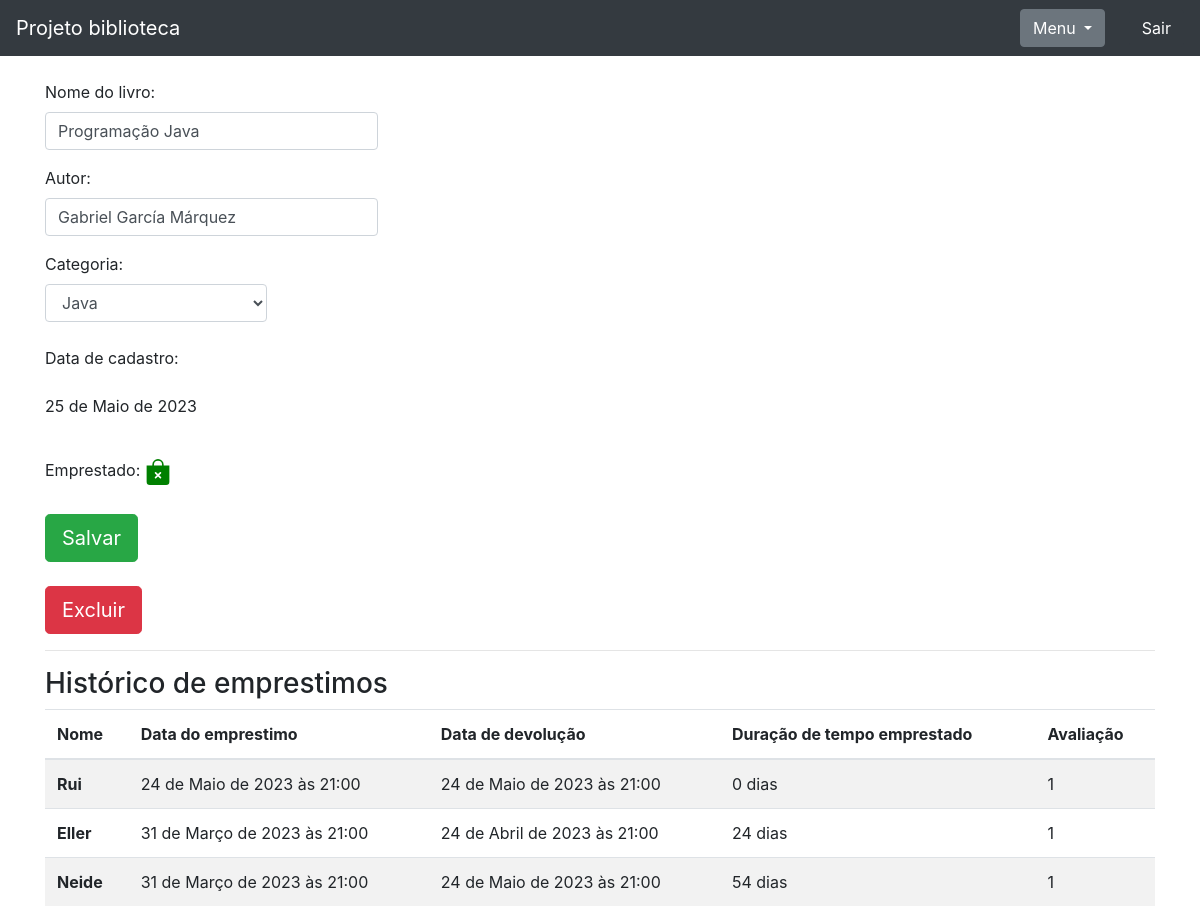
Screenshot of /livro/acessar_livro/3 (signed in) with the database file from the repository.
### livro/models.py (models this page shows, shortened)
class Livros(models.Model):
    img = models.ImageField(upload_to='capa_livro', null=True, blank=True)
    nome = models.CharField(max_length=45)
    autor = models.CharField(max_length=30)
    co_autor = models.CharField(max_length=30, blank =True)
    data_cadastro = models.DateField(default = date.today)
    emprestado = models.BooleanField(default=False)
    categoria = models.ForeignKey(Categoria, on_delete=models.DO_NOTHING)
    usuario = models.ForeignKey(Usuario, on_delete=models.DO_NOTHING)

class Emprestimo(models.Model):
    choices = [
        ('P', 'Péssimo'),
        ('R', 'Ruim'),
        ('B', 'Bom'),
        ('O', 'Ótimo'),
    ]
    nome_cadastrado = models.ForeignKey(Usuario, on_delete=models.DO_NOTHING, blank = True, null = True)
    nome_sem_cadastro = models.CharField(max_length=30, blank = True, null = True)
    data_emprestimo = models.DateTimeField(default=datetime.datetime.now())
    data_devolucao = models.DateTimeField(blank = True, null = True)
    livro = models.ForeignKey(Livros, on_delete=models.DO_NOTHING)
    avaliacao = models.CharField(max_length=1, choices=choices, null=True, blank=True)

### usuarios/models.py (models this page shows)
class Usuario(models.Model):
    nome = models.CharField(max_length=30)
    email = models.EmailField()
    senha = models.CharField(max_length=64)
    def __str__(self):
        return self.nome

### livro/views.py (the view)
# urls.py: path('acessar_livro/<int:id>', views.acessar_livro, name='acessar_livro'),
def acessar_livro(request, id):
    if request.session.get('usuario'):
        status_categoria = request.GET.get('cadastro_categoria')
        status_livro = request.GET.get('cadastro_livro')
        livro = Livros.objects.get(id=id)
        if request.session.get('usuario') == livro.usuario.id:
            categoria_livro = Categoria.objects.filter(usuario_id=request.session.get('usuario'))
            emprestimos = Emprestimo.objects.filter(livro = livro)
            form = CadastroLivro()
            form.fields['usuario'].initial = request.session['usuario']
            usuario = Usuario.objects.get(id = request.session['usuario'])
            form.fields['categoria'].queryset = Categoria.objects.filter(usuario = usuario)
            form_categoria = CategoriaLivro()
            usuarios = Usuario.objects.all()
            livros_emprestar = Livros.objects.filter(usuario=usuario).filter(emprestado = False)
            livros_emprestados = Livros.objects.filter(usuario=usuario).filter(emprestado = True)
            return render(request, 'acessar_livro.html', {'livro':livro,
                                                          'categoria_livro': categoria_livro,
                                                          'emprestimos': emprestimos,
                                                          'usuario_logado': request.session.get('usuario'),
                                                          'form': form,
                                                          'id_livro': id,
                                                          'form_categoria': form_categoria,
                                                          'cadastro_categoria': cadastrar_categoria,
                                                          'status_livro': status_livro,
                                                          'usuarios': usuarios,
                                                          'livros_emprestar': livros_emprestar,
                                                          'livros_emprestados': livros_emprestados})
        else:
            return HttpResponse('Esse livro não é seu')
    return redirect('/auth/login/?status=2')

### livro/forms.py
class CadastroLivro(forms.ModelForm):
    class Meta:
        model = Livros
        exclude = ['emprestado']
    def __init__(self, *args, **kwargs):
        super().__init__(*args, **kwargs)
        self.fields['usuario'].widget = forms.HiddenInput()

class CategoriaLivro(forms.ModelForm):
    class Meta:
        model = Categoria
        fields = "__all__"
    def __init__(self, *args, **kwargs):
        super().__init__(*args, **kwargs)
        self.fields['usuario'].widget = forms.HiddenInput()

### livro/models.py (called while the page is built)
    def __str__(self):
        return self.nome

### livro/templatestags/filtros.py (called while the page is built)
@register.filter
def calculo_duracao(value1, value2):
    if isinstance(value1, datetime) and isinstance(value2, datetime):
        return f"{(value1 - value2).days} dias"
    return "Ainda não houve a devolução"

### livro/templates/acessar_livro.html (shortened to what this page needs)
{% extends 'base.html' %}
{% load filtros %}
{% block 'conteudo' %}
<div class="container">
            <form action="{% url 'alterar_livro' %}" method="POST">
            <p>
                <label>Nome do livro:</label>
                <input style="width:30%" class="form-control" type="text" value="{{livro.nome}}" name= "nome_livro">
            </p>
            <p>
                <label>Autor:</label>
                <input style="width:30%" class="form-control" type="text" value="{{livro.autor}}"name= "autor">
            </p>
            <label>Categoria:</label>
            <select style="width:20%" class="form-control"  name="categoria_id">
            {% for i in categoria_livro %}
            {% if livro.categoria.nome == i.nome %}
                <option value="{{i.id}}"selected> {{i}} </option>
                {% else %}
                <option value="{{i.id}}"> {{i}} </option>
                {% endif %}
            {%endfor %}
        </select>   </br>
            <p>
                <label>Data de cadastro: </label>
                <p>{{livro.data_cadastro}}   </p>
            </p></br>
            <label>Emprestado: </label>
        <input type="submit" class="btn btn-success btn-lg" value="Salvar">
    </form></br>
    <button type="button" class="btn btn-danger btn-lg" data-toggle="modal" data-target="#exampleModal2">
        Excluir
      </button>
    <hr>
    <h3>Histórico de emprestimos</h3>
    <table class="table table-striped">
        <thead>
          <tr>
            <th scope="col">Nome</th>
            <th scope="col">Data do emprestimo</th>
            <th scope="col">Data de devolução</th>
            <th scope="col">Duração de tempo emprestado</th>
            <th scope="col">Avaliação</th>
          </tr>
        </thead>
        <tbody>
            {% for i in emprestimos %}
            <tr>
                {% if i.nome_sem_cadastro == None %}
                    <th>{{i.nome_cadastrado}}</th>
                {% else %}
                    <th>{{i.nome_sem_cadastro}}</th>
                {% endif %}
                <td>{{i.data_emprestimo}}</td>
                <td>{{i.data_devolucao}}</td>
                <td>{{i.data_devolucao|calculo_duracao:i.data_emprestimo  }}</td>
                {% if i.avaliacao == None %}
                <td>
                    <button onclick="avaliacao({{i.id}})"class="btn btn-info" data-toggle="modal" data-target="#exampleModal1" data-emprestimo={{i.id}}>Avalie</button>
                </td>
                {% else %}
                 <td> {{i.avaliacao}} </td>
                {% endif %}
            </tr>
          {% endfor %}
        </tbody>
      </table>
</div>
{% endblock %}

### rows the page displays
Livros: nome_livro "Programação Java", autor "Gabriel García Márquez", data_cadastro "25 de Maio de 2023"
Emprestimo: nome_cadastrado "Rui", data_emprestimo "24 de Maio de 2023 às 21:00", data_devolucao "24 de Maio de 2023 às 21:00", data_devolucao|calculo_duracao "0 dias", avaliacao "1"
Emprestimo: nome_sem_cadastro "Eller", data_emprestimo "31 de Março de 2023 às 21:00", data_devolucao "24 de Abril de 2023 às 21:00", data_devolucao|calculo_duracao "24 dias", avaliacao "1"
Emprestimo: nome_sem_cadastro "Neide", data_emprestimo "31 de Março de 2023 às 21:00", data_devolucao "24 de Maio de 2023 às 21:00", data_devolucao|calculo_duracao "54 dias", avaliacao "1"

### other values shown
form field categoria_id "Java"
